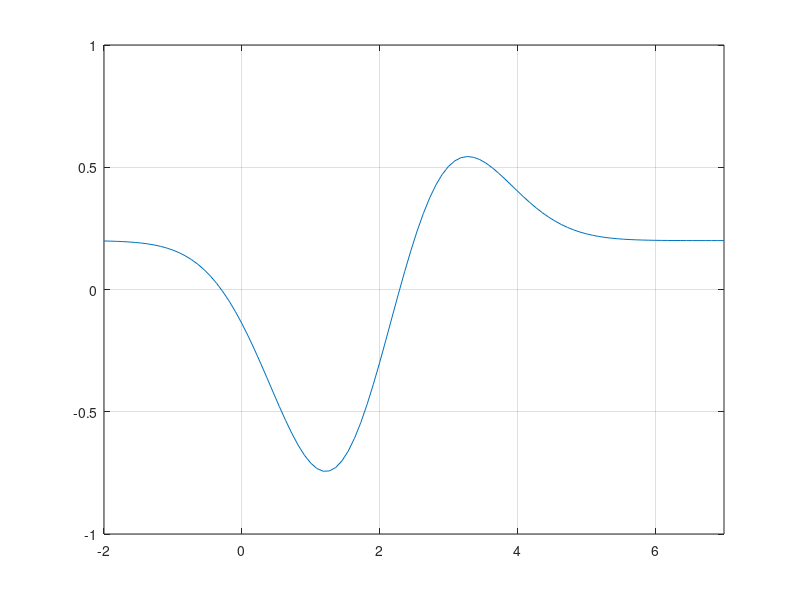

Write MATLAB code to recreate this figure.
I=[-1 0]
f=@(x)(x-2.5).*exp(-0.5*(x-2).^2)+0.2;
m=(I(1)+I(2))/2
x=linspace(-2, 7);
plot(x,f(x));
axis([-2 7 -1 1]), grid on

abt= f(I(1))*f(I(2))
amt= f(I(1))*f(m)
if((amt<0 & abt>0) | (amt>0 & abt<0))
    I(2)=m
else
    I(1)=m
end
    